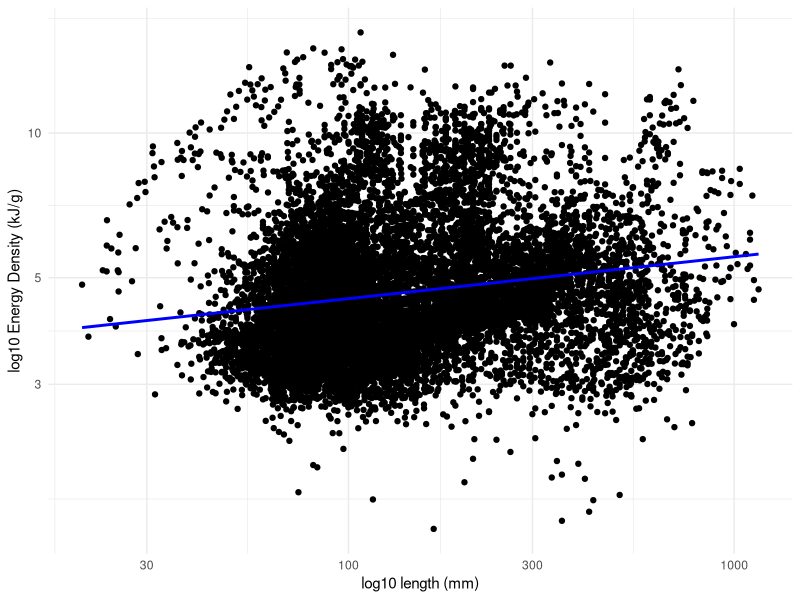
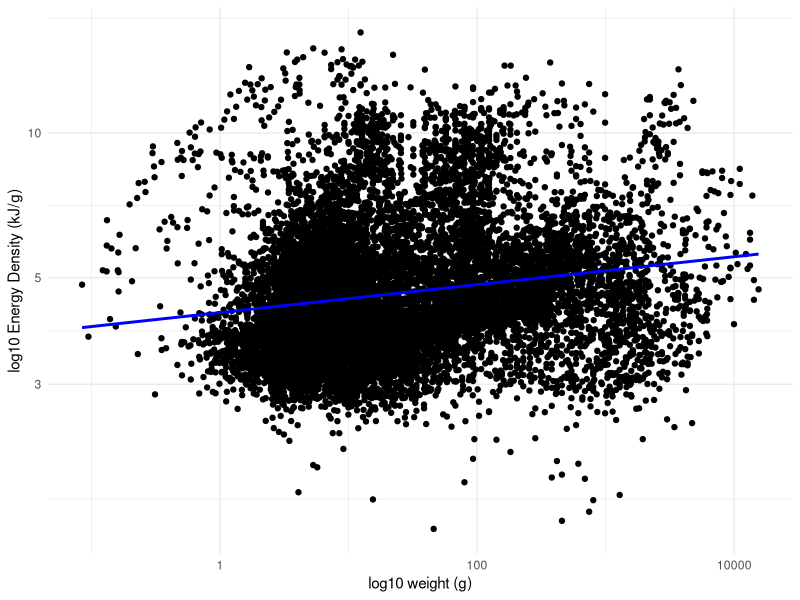
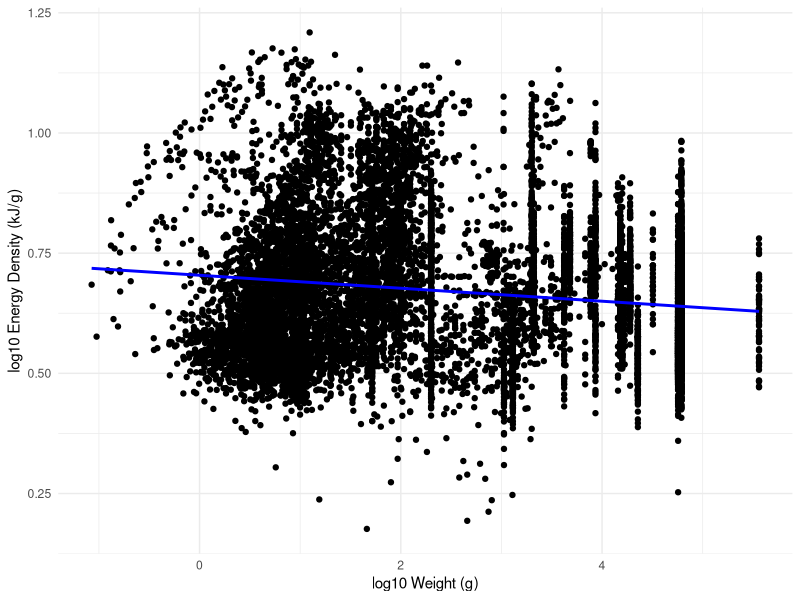

Here is the R script that generated these plots, in order:
library(tidyverse)
library(dplyr)

setwd('C:/Users/xr49abiw/Documents/DispersalProject/data')

energy <- read.csv("EnergyDensityDatebaseDryad.csv")


scatter_plot <- ggplot(energy, aes(x = Length.mm.TL, y = EnergyDensity.kJ.g)) +
  geom_point() +
  geom_smooth(method = "lm", se = FALSE, color = "blue") +
  labs(x = "log10 length (mm)", y = "log10 Energy Density (kJ/g)") +
  scale_y_log10() +
  scale_x_log10()+
  theme_minimal()

print(scatter_plot)

energy1 <- energy |>
  mutate(Length.m = Length.mm.TL/1000,
         Weight = (10*Length.m^3)*1000)


scatter_plot <- ggplot(energy1, aes(x = Weight, y = EnergyDensity.kJ.g)) +
  geom_point() +
  geom_smooth(method = "lm", se = FALSE, color = "blue") +
  labs(x = "log10 weight (g)", y = "log10 Energy Density (kJ/g)") +
  scale_y_log10() +
  scale_x_log10()+
  theme_minimal()

print(scatter_plot)

energy1$log10_Energy <- log10(energy1$EnergyDensity.kJ.g)
energy1$log10_Weight <- log10(energy1$Weight)


regression  <- lm(log10_Energy ~ log10_Weight, data = energy1)
summary(regression)


bodymass <- read_tsv("FishBase.txt")
bodymass <- bodymass |>
  select(-'SpecCode')

energy1 <- energy |>
  left_join(bodymass, by = c(`Species` = "Species")) |>
  select(Species,EnergyDensity.kJ.g,Weight,Length.mm.TL) %>% mutate(Length.m = Length.mm.TL/1000)

energy2 <- energy1 |>
    mutate(Weight2 = case_when(is.na(Weight) ~ (10*Length.m^3)*1000,
                               T ~ NA)) 

energy3 <- energy2 |>
  mutate(Weight_final = case_when(is.na(Weight) ~ Weight2,
                             T ~ Weight)) 

# Log10 transform
energy3$log10_Energy <- log10(energy3$EnergyDensity.kJ.g)
energy3$log10_Weight <- log10(energy3$Weight_final)


regression  <- lm(log10_Energy ~ log10_Weight, data = energy3)
summary(regression)
#Intercept 0.74, slope -0.025

scatter_plot <- ggplot(energy3, aes(x = log10_Weight, y = log10_Energy)) +
  geom_point() +
  geom_smooth(method = "lm", se = FALSE, color = "blue") +
  labs(x = "log10 Weight (g)", y = "log10 Energy Density (kJ/g)") +
  theme_minimal()

print(scatter_plot)

#number of datapoints
energy1 |> 
  pull(`Species`) |>
  n_distinct()
